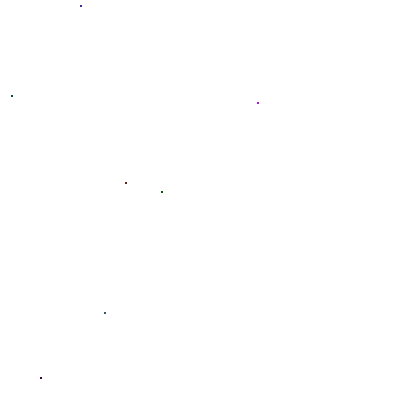
Frame 1 (no input)
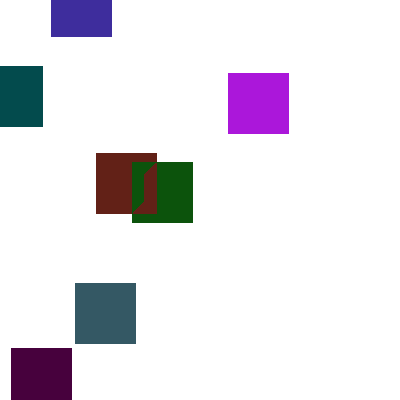
Frame 60 (the mouse pressed at the canvas centre just before this capture)
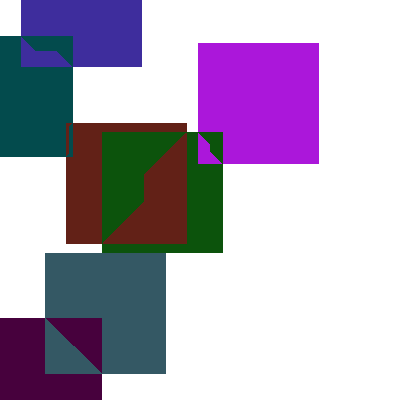
Frame 120 (the mouse held since frame 60 and released just before this capture)

The Processing sketch that drew these frames (run headless with seeded random() and noise(); from frame 60 on, the mouse is pressed at the canvas centre):

// Processing sketch: processing_146441
// ── processing_146441.pde


Square [ ] squareArray;


void setup() {
  
  size(400, 400);
  background(255);
  
  squareArray = new Square [7];
  initializeSquareArray();
  
  rectMode(CENTER);

}

void draw() {
  for(int i = 0; i < squareArray.length; i++) {
    squareArray[i].growth();
    squareArray[i].drawSquare();
  }
}

void initializeSquareArray() {
  for(int i = 0; i < squareArray.length; i++) {
    squareArray[i] = new Square(int(random(0, width)), int(random(0, height)), 1, color(random(0, 180), random(0, 100), random(0, 255)));
  }
}

class Square {
  
  int x;
  int y;
  int diam;
  color squareColor;
  
  Square(int tempx, int tempy, int tempdiam, color tempsquareColor) {
    
    x = tempx;
    y = tempy;
    diam = tempdiam;
    squareColor = tempsquareColor;
    
  }
  
  void drawSquare() {
    stroke(squareColor);
    noFill();
    rect(x, y, diam, diam);
  }
  
  void growth() {
    diam = int(frameCount); 
  }
}
